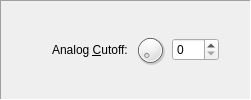
       <widget class="QFrame" name="frame_14">
        <property name="frameShape">
         <enum>QFrame::Panel</enum>
        </property>
        <property name="frameShadow">
         <enum>QFrame::Sunken</enum>
        </property>
        <layout class="QGridLayout" name="gridLayout_23">
         <item row="0" column="0">
          <spacer name="horizontalSpacer_42">
           <property name="orientation">
            <enum>Qt::Horizontal</enum>
           </property>
           <property name="sizeHint" stdset="0">
            <size>
             <width>40</width>
             <height>20</height>
            </size>
           </property>
          </spacer>
         </item>
         <item row="0" column="2">
          <widget class="QDial" name="analogCutoff_dial">
           <property name="sizePolicy">
            <sizepolicy hsizetype="Fixed" vsizetype="Fixed">
             <horstretch>0</horstretch>
             <verstretch>0</verstretch>
            </sizepolicy>
           </property>
           <property name="maximumSize">
            <size>
             <width>32</width>
             <height>32</height>
            </size>
           </property>
           <property name="contextMenuPolicy">
            <enum>Qt::CustomContextMenu</enum>
           </property>
           <property name="maximum">
            <number>127</number>
           </property>
           <property name="pageStep">
            <number>16</number>
           </property>
          </widget>
         </item>
         <item row="0" column="1">
          <widget class="QLabel" name="analogCutoff_lbl">
           <property name="text">
            <string>Analog &amp;Cutoff:</string>
           </property>
           <property name="buddy">
            <cstring>analogCutoff_spin</cstring>
           </property>
          </widget>
         </item>
         <item row="0" column="5">
          <spacer name="horizontalSpacer_43">
           <property name="orientation">
            <enum>Qt::Horizontal</enum>
           </property>
           <property name="sizeType">
            <enum>QSizePolicy::Fixed</enum>
           </property>
           <property name="sizeHint" stdset="0">
            <size>
             <width>20</width>
             <height>20</height>
            </size>
           </property>
          </spacer>
         </item>
         <item row="0" column="3">
          <widget class="QSpinBox" name="analogCutoff_spin">
           <property name="sizePolicy">
            <sizepolicy hsizetype="Fixed" vsizetype="Fixed">
             <horstretch>0</horstretch>
             <verstretch>0</verstretch>
            </sizepolicy>
           </property>
           <property name="contextMenuPolicy">
            <enum>Qt::CustomContextMenu</enum>
           </property>
           <property name="keyboardTracking">
            <bool>false</bool>
           </property>
           <property name="maximum">
            <number>127</number>
           </property>
          </widget>
         </item>
        </layout>
       </widget>
